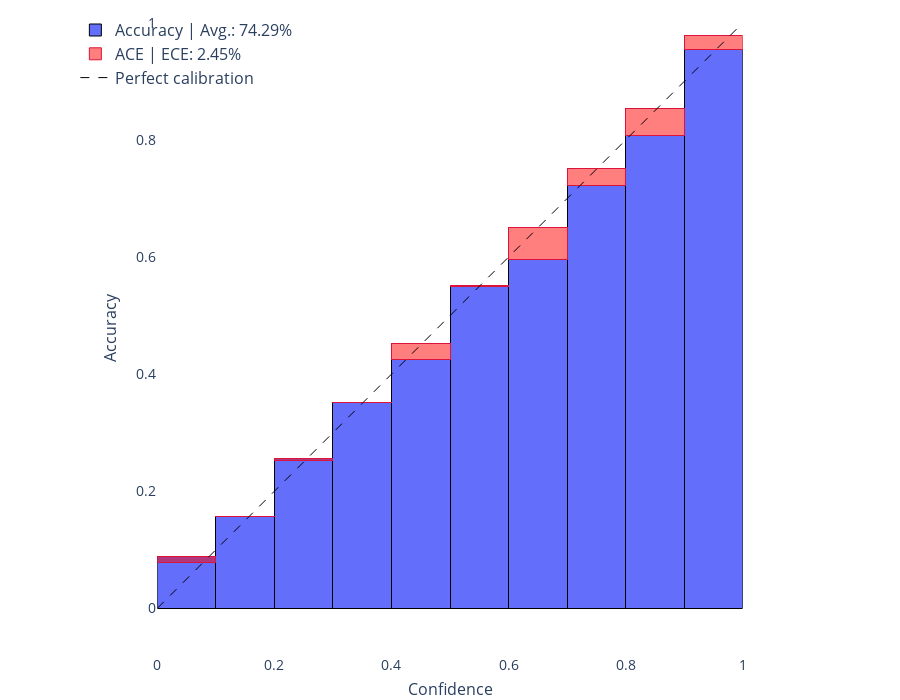

Notebook code for this chart:
### Markdown cell above
## Reliability diagram

### Code cell
# Choose a model from 'all_models' above and an estimator from 'sgd', 'diag', 'efb' or 'kfac'.
# 'sgd' is the deterministic NN.
model = "densenet121"
estimator = "sgd"

data = get_data(model, "imagenet", estimator if estimator != "sgd" else "kfac", plot="reliability")
accs = data["bnn_accs"] if estimator != "sgd" else data["accs"]
aces = data["bnn_aces"] if estimator != "sgd" else data["aces"]
acc = data["bnn_acc"] if estimator != "sgd" else data["acc"]
ece = data["bnn_ece"] if estimator != "sgd" else data["ece"]

x = np.linspace(0.05, 1.05, 11)

fig = go.Figure(data=[go.Bar(name=f"Accuracy | Avg.: {acc:.2f}%",
                             x=x,
                             y=accs,
                             hoverinfo="text",
                             hovertext=[f"{100 * acc:.2f}%" for acc in accs],
                             width=0.1,
                             marker=dict(line=dict(color="black",
                                                   width=1))),
                      go.Bar(name=f"ACE | ECE: {100 * ece:.2f}%",
                             x=x,
                             y=aces,
                             hoverinfo="text",
                             hovertext=[f"{100 * ace:.2f}%" for ace in aces],
                             width=0.1,
                             marker=dict(color="rgba(255, 0, 0, 0.5)",
                                         line=dict(color="crimson",
                                                   width=1))),
                      go.Scatter(x=[0, 0.5, 1],
                                 y=[0, 0.5, 1],
                                 name="Perfect calibration",
                                 hoverinfo="none",
                                 mode="lines",
                                 marker=dict(color="black"),
                                 line=dict(dash="dash",
                                           width=1))])
grid = False
visible = True
fig.update_layout(
    xaxis=dict(
        visible=visible,
        range=[0, 1],
        showgrid=grid,
        constrain="domain",
        title="Confidence",
        titlefont_size=16,
        tickfont_size=14),
    yaxis=dict(
        visible=visible,
        range=[aces.min() - 0.03, 1],
        showgrid=grid,
        scaleanchor="x",
        title="Accuracy",
        titlefont_size=16,
        tickfont_size=14),
    legend=dict(
        traceorder="normal",
        font=dict(size=16),
        x=0.08,
        y=0.98,
        bgcolor='rgba(0, 0, 0, 0)',
        bordercolor='rgba(0, 0, 0, 0)'),
    barmode="stack",
    template="plotly_white",
    hoverlabel=dict(font_size=18),
    hovermode='x',
    height=700,
    margin=dict(r=0, l=0, b=0, t=0, pad=0))
fig.show()

### Figure 1 — Plotly figure (JSON) as saved in the notebook; plotly's stock layout.template omitted (floating-point values rounded to 4 significant figures)
{"data": [{"hoverinfo": "text", "hovertext": ["8.89%", "15.65%", "25.58%", "35.21%", "42.49%", "55.20%", "59.60%", "72.17%", "80.71%", "95.43%"], "marker": {"line": {"color": "black", "width": 1}}, "name": "Accuracy | Avg.: 74.29%", "type": "bar", "width": 0.1, "x": [0.05, 0.15, 0.25, 0.35, 0.45, 0.55, 0.65, 0.75, 0.85, 0.95, 1.05], "y": [0.08889, 0.1565, 0.2558, 0.3521, 0.4249, 0.552, 0.596, 0.7217, 0.8071, 0.9543]}, {"hoverinfo": "text", "hovertext": ["-1.06%", "-0.04%", "-0.33%", "-0.05%", "2.76%", "-0.19%", "5.39%", "2.98%", "4.70%", "2.42%"], "marker": {"color": "rgba(255, 0, 0, 0.5)", "line": {"color": "crimson", "width": 1}}, "name": "ACE | ECE: 2.45%", "type": "bar", "width": 0.1, "x": [0.05, 0.15, 0.25, 0.35, 0.45, 0.55, 0.65, 0.75, 0.85, 0.95, 1.05], "y": [-0.0106, -0.0003659, -0.003285, -0.0005029, 0.02759, -0.001851, 0.05389, 0.02983, 0.04699, 0.02416]}, {"hoverinfo": "none", "line": {"dash": "dash", "width": 1}, "marker": {"color": "black"}, "mode": "lines", "name": "Perfect calibration", "type": "scatter", "x": [0, 0.5, 1], "y": [0, 0.5, 1]}], "layout": {"barmode": "stack", "height": 700, "hoverlabel": {"font": {"size": 18}}, "hovermode": "x", "legend": {"bgcolor": "rgba(0, 0, 0, 0)", "bordercolor": "rgba(0, 0, 0, 0)", "font": {"size": 16}, "traceorder": "normal", "x": 0.08, "y": 0.98}, "margin": {"b": 0, "l": 0, "pad": 0, "r": 0, "t": 0}, "xaxis": {"constrain": "domain", "range": [0, 1], "showgrid": false, "tickfont": {"size": 14}, "title": {"font": {"size": 16}, "text": "Confidence"}, "visible": true}, "yaxis": {"range": [-0.0406, 1], "scaleanchor": "x", "showgrid": false, "tickfont": {"size": 14}, "title": {"font": {"size": 16}, "text": "Accuracy"}, "visible": true}}}
